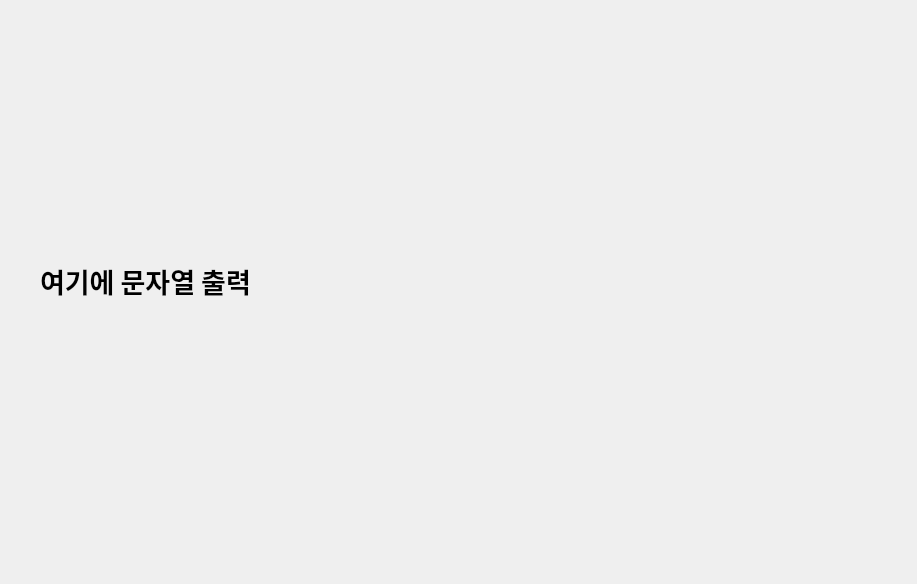
<?xml version="1.0" encoding="UTF-8"?>
<ui version="4.0">
 <class>Dialog</class>
 <widget class="QDialog" name="Dialog">
  <property name="geometry">
   <rect>
    <x>0</x>
    <y>0</y>
    <width>917</width>
    <height>584</height>
   </rect>
  </property>
  <property name="windowTitle">
   <string>Dialog</string>
  </property>
  <widget class="QLabel" name="label">
   <property name="geometry">
    <rect>
     <x>40</x>
     <y>10</y>
     <width>341</width>
     <height>541</height>
    </rect>
   </property>
   <property name="font">
    <font>
     <family>맑은 고딕</family>
     <pointsize>20</pointsize>
     <weight>75</weight>
     <bold>true</bold>
    </font>
   </property>
   <property name="text">
    <string>여기에 문자열 출력</string>
   </property>
  </widget>
 </widget>
 <resources/>
 <connections/>
</ui>
